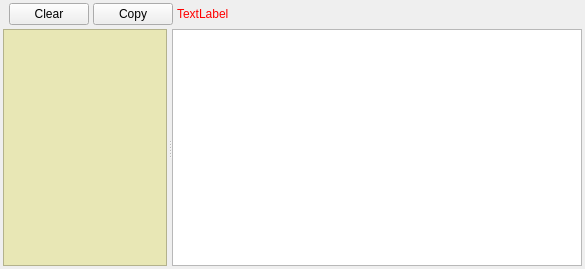
<?xml version="1.0" encoding="UTF-8"?>
<ui version="4.0">
 <class>form_console</class>
 <widget class="QWidget" name="form_console">
  <property name="geometry">
   <rect>
    <x>0</x>
    <y>0</y>
    <width>585</width>
    <height>269</height>
   </rect>
  </property>
  <property name="windowTitle">
   <string>Solver</string>
  </property>
  <property name="windowIcon">
   <iconset resource="xcalcs.qrc">
    <normaloff>:/icons/icon32.png</normaloff>:/icons/icon32.png</iconset>
  </property>
  <layout class="QVBoxLayout" name="verticalLayout">
   <property name="spacing">
    <number>4</number>
   </property>
   <property name="margin">
    <number>3</number>
   </property>
   <item>
    <layout class="QHBoxLayout" name="horizontalLayout">
     <property name="spacing">
      <number>4</number>
     </property>
     <property name="leftMargin">
      <number>6</number>
     </property>
     <item>
      <widget class="QPushButton" name="btn_clear">
       <property name="text">
        <string>Clear</string>
       </property>
      </widget>
     </item>
     <item>
      <widget class="QPushButton" name="btn_copy">
       <property name="text">
        <string>Copy</string>
       </property>
      </widget>
     </item>
     <item>
      <widget class="QLabel" name="lbl_error">
       <property name="sizePolicy">
        <sizepolicy hsizetype="Expanding" vsizetype="Preferred">
         <horstretch>0</horstretch>
         <verstretch>0</verstretch>
        </sizepolicy>
       </property>
       <property name="styleSheet">
        <string notr="true">color: rgb(255, 0, 0);
font: 75 9pt &quot;MS Shell Dlg 2&quot;;</string>
       </property>
       <property name="text">
        <string notr="true">TextLabel</string>
       </property>
      </widget>
     </item>
    </layout>
   </item>
   <item>
    <widget class="QSplitter" name="splitter">
     <property name="sizePolicy">
      <sizepolicy hsizetype="Expanding" vsizetype="Expanding">
       <horstretch>0</horstretch>
       <verstretch>0</verstretch>
      </sizepolicy>
     </property>
     <property name="orientation">
      <enum>Qt::Horizontal</enum>
     </property>
     <property name="handleWidth">
      <number>5</number>
     </property>
     <widget class="QTextEdit" name="edt_results">
      <property name="sizePolicy">
       <sizepolicy hsizetype="Expanding" vsizetype="Expanding">
        <horstretch>2</horstretch>
        <verstretch>0</verstretch>
       </sizepolicy>
      </property>
      <property name="styleSheet">
       <string notr="true">color: rgb(0, 0, 127);
font: 14pt &quot;Courier New&quot;;
background-color: rgb(232, 231, 181);</string>
      </property>
      <property name="lineWrapMode">
       <enum>QTextEdit::NoWrap</enum>
      </property>
      <property name="readOnly">
       <bool>true</bool>
      </property>
      <property name="html">
       <string notr="true">&lt;!DOCTYPE HTML PUBLIC &quot;-//W3C//DTD HTML 4.0//EN&quot; &quot;http://www.w3.org/TR/REC-html40/strict.dtd&quot;&gt;
&lt;html&gt;&lt;head&gt;&lt;meta name=&quot;qrichtext&quot; content=&quot;1&quot; /&gt;&lt;style type=&quot;text/css&quot;&gt;
p, li { white-space: pre-wrap; }
&lt;/style&gt;&lt;/head&gt;&lt;body style=&quot; font-family:'Courier New'; font-size:14pt; font-weight:400; font-style:normal;&quot;&gt;
&lt;p style=&quot;-qt-paragraph-type:empty; margin-top:0px; margin-bottom:0px; margin-left:0px; margin-right:0px; -qt-block-indent:0; text-indent:0px; font-family:'MS Shell Dlg 2';&quot;&gt;&lt;br /&gt;&lt;/p&gt;&lt;/body&gt;&lt;/html&gt;</string>
      </property>
      <property name="textInteractionFlags">
       <set>Qt::LinksAccessibleByMouse|Qt::TextSelectableByMouse</set>
      </property>
     </widget>
     <widget class="TextEditHighlight" name="edt_equations">
      <property name="sizePolicy">
       <sizepolicy hsizetype="Expanding" vsizetype="Expanding">
        <horstretch>5</horstretch>
        <verstretch>0</verstretch>
       </sizepolicy>
      </property>
      <property name="styleSheet">
       <string notr="true">font: 14pt &quot;Courier New&quot;;</string>
      </property>
      <property name="lineWrapMode">
       <enum>QTextEdit::NoWrap</enum>
      </property>
      <property name="html">
       <string notr="true">&lt;!DOCTYPE HTML PUBLIC &quot;-//W3C//DTD HTML 4.0//EN&quot; &quot;http://www.w3.org/TR/REC-html40/strict.dtd&quot;&gt;
&lt;html&gt;&lt;head&gt;&lt;meta name=&quot;qrichtext&quot; content=&quot;1&quot; /&gt;&lt;style type=&quot;text/css&quot;&gt;
p, li { white-space: pre-wrap; }
&lt;/style&gt;&lt;/head&gt;&lt;body style=&quot; font-family:'Courier New'; font-size:14pt; font-weight:400; font-style:normal;&quot;&gt;
&lt;p style=&quot;-qt-paragraph-type:empty; margin-top:0px; margin-bottom:0px; margin-left:0px; margin-right:0px; -qt-block-indent:0; text-indent:0px; font-family:'MS Shell Dlg 2';&quot;&gt;&lt;br /&gt;&lt;/p&gt;&lt;/body&gt;&lt;/html&gt;</string>
      </property>
     </widget>
    </widget>
   </item>
  </layout>
 </widget>
 <customwidgets>
  <customwidget>
   <class>TextEditHighlight</class>
   <extends>QTextEdit</extends>
   <header>textedithighlight</header>
  </customwidget>
 </customwidgets>
 <resources>
  <include location="xcalcs.qrc"/>
 </resources>
 <connections/>
</ui>
